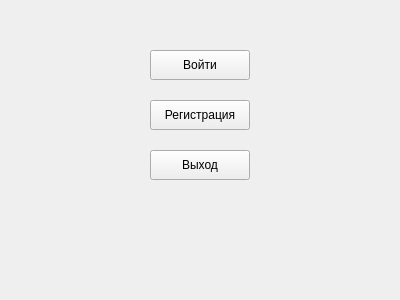
<?xml version="1.0" encoding="UTF-8"?>
<ui version="4.0">
 <class>MainMenu</class>
 <widget class="QWidget" name="MainMenu">
  <property name="geometry">
   <rect>
    <x>0</x>
    <y>0</y>
    <width>400</width>
    <height>300</height>
   </rect>
  </property>
  <property name="windowTitle">
   <string>Главное меню</string>
  </property>
  <widget class="QPushButton" name="loginButton">
   <property name="text">
    <string>Войти</string>
   </property>
   <property name="geometry">
    <rect>
     <x>150</x>
     <y>50</y>
     <width>100</width>
     <height>30</height>
    </rect>
   </property>
  </widget>
  <widget class="QPushButton" name="registerButton">
   <property name="text">
    <string>Регистрация</string>
   </property>
   <property name="geometry">
    <rect>
     <x>150</x>
     <y>100</y>
     <width>100</width>
     <height>30</height>
    </rect>
   </property>
  </widget>
  <widget class="QPushButton" name="exitButton">
   <property name="text">
    <string>Выход</string>
   </property>
   <property name="geometry">
    <rect>
     <x>150</x>
     <y>150</y>
     <width>100</width>
     <height>30</height>
    </rect>
   </property>
  </widget>
 </widget>
 <resources/>
 <connections/>
</ui>
